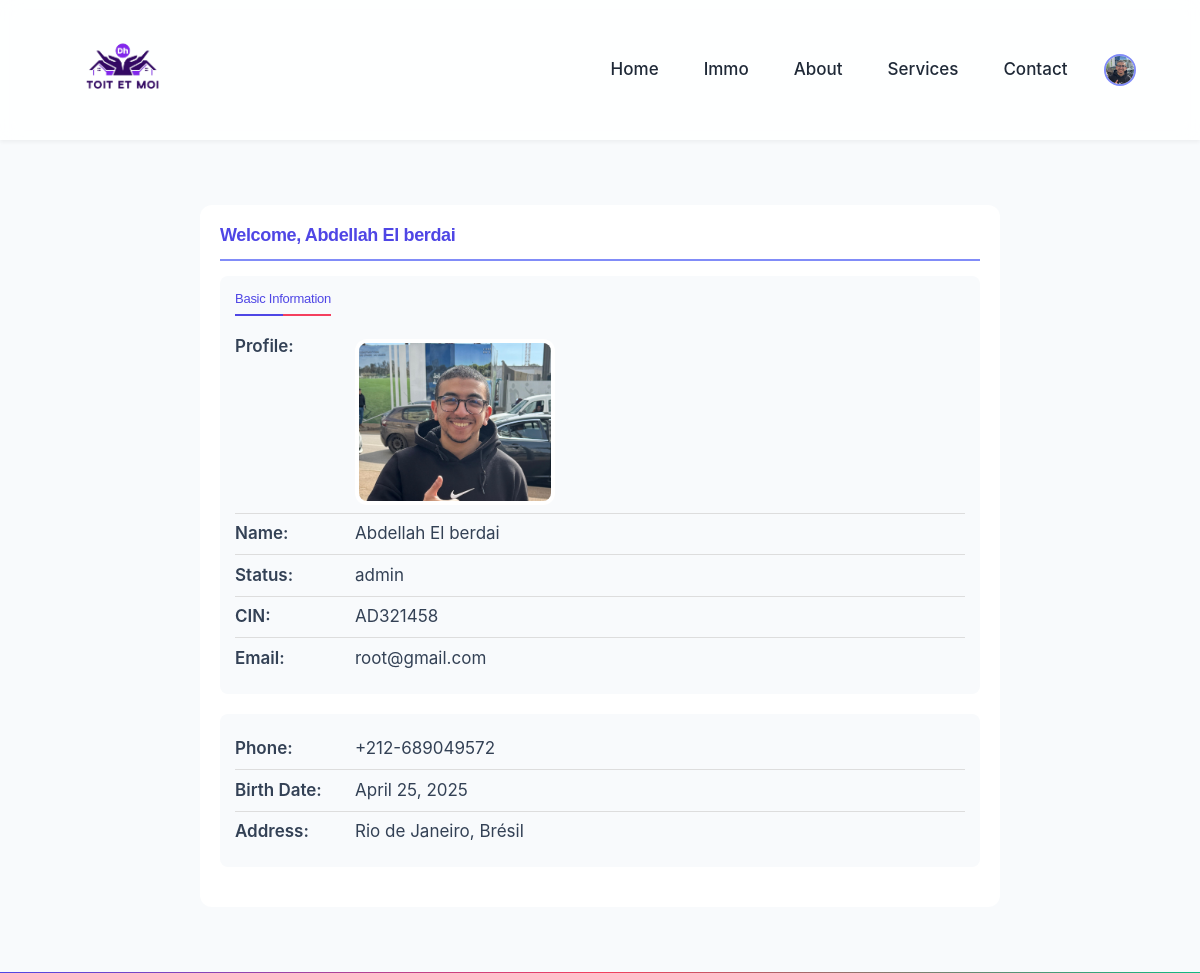
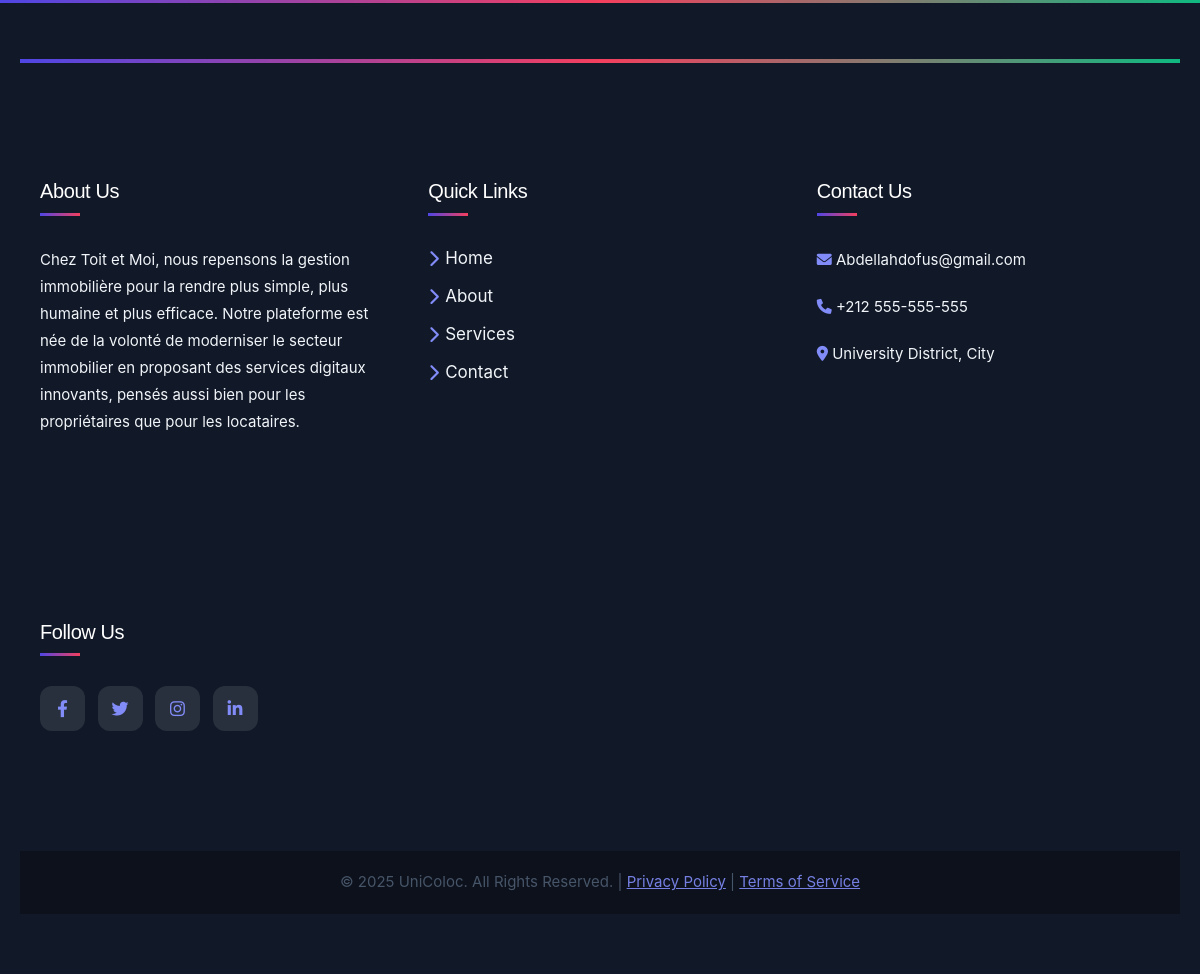
Screenshot of /profile/ (signed in) with the database file from the repository (2 pictures, top to bottom).
### app/models.py (models this page shows)
class CustomUser(AbstractUser):
    status = [
        ('entrepreneur', 'entrepreneur'),
        ('client', ' client'),
        ('admin','admin'),
        ('visiteur','visiteur')
    ]
    status = models.CharField(max_length=50, default='visiteur', choices=status)
    profile_picture = models.ImageField(upload_to='locataire_profile_pics/',default='locataire_profile_pics/Default.jpg', null=True, blank=True)
    phone_number = models.CharField(max_length=15, null=True, blank=True)
    date_of_birth = models.DateField(null=True, blank=True)
    address = models.CharField(max_length=255, null=True, blank=True)
    Carteid= models.CharField(max_length=100, null=True, blank=True)

### app/views.py (the view)
# urls.py: path('profile/', views.profile, name='profile'),
def profile(request):
        user = request.user
        role_data = None
        if user.status == 'entrepreneur':
            role_data = entrepreneur.objects.filter(user=user).first()
        elif user.status == 'client':
            role_data = client.objects.filter(user=user).first()
        return render(request, 'registration/profile.html', {
            'user': user,
            'role_data': role_data
        })

### app/context_processors.py (called while the page is built)
def unread_message_count(request):
    if request.user.is_authenticated:
        count = Message.objects.filter(recipient=request.user, is_read=False).count()
        return {'unread_message_count': count}
    return {}

### templates/registration/profile.html (shortened to what this page needs)
{% extends "base.html" %}
{% block content %}
<div class="profile-container">
  <div class="profile-header">
    <h2>Welcome, {{ user.first_name }} {{ user.last_name }}</h2>
  </div>
  <div class="profile-section">
    <h3>Basic Information</h3>
    <ul class="profile-data">
      {% if user.profile_picture %}
        <li>
          <strong>Profile:</strong>
          <div>
            <img src="{{ user.profile_picture.url }}" alt="Profile Picture" width="200" class="profile-picture">
          </div>
        </li>
      {% endif %}
      <li><strong>Name:</strong> {{ user.first_name }} {{ user.last_name }}</li>
      <li><strong>Status:</strong> {{ user.status }}</li>
      <li><strong>CIN:</strong> {{ user.Carteid }}</li>
      <li><strong>Email:</strong> {{ user.email }}</li>
    </ul>
  </div>
  {% if user.status == 'entrepreneur' or user.status == 'admin' %}
    <div class="profile-section">
      <ul class="profile-data">
        <li><strong>Phone:</strong> {{ user.phone_number }}</li>
        <li><strong>Birth Date:</strong> {{ user.date_of_birth }}</li>
        <li><strong>Address:</strong> {{ user.address }}</li>
      </ul>
    </div>
  {% else %}
    <div class="no-details">
      <p>No additional details found. check if you Completed your profile to add more information.</p>
    </div>
  {% endif %}
</div>
{% endblock %}

### templates/base.html (shortened to what this page needs)
{% load static %}
<!DOCTYPE html>
<html lang="en">
<head>
    <link rel="stylesheet" href="https://cdnjs.cloudflare.com/ajax/libs/font-awesome/6.0.0/css/all.min.css">
    <script src="https://cdn.tailwindcss.com"></script>
<link rel="stylesheet" href="https://cdn.jsdelivr.net/npm/flatpickr/dist/flatpickr.min.css">
    <link href="https://cdn.jsdelivr.net/npm/bootstrap@5.3.5/dist/css/bootstrap.min.css" rel="stylesheet">
</head>
<body>
  <body>
    <nav class="navbar">
        <div class="logo">
          <a href="{% url 'SayHello' %}">
            <img src="\media\photos\25\04\25\logo.png" alt="Toit et Moi">
          </a>
        </div>
        <ul class="nav-links" id="nav-links">
            <li><a href="{% url 'SayHello' %}">Home</a></li>
            <li><a href="{% url 'Products' %}">Immo</a></li>
            <li><a href="{% url 'Settings' %}">About</a></li>
            <li><a href="{% url 'Services' %}">Services</a></li>
            <li><a href="{% url 'Contact' %}">Contact</a></li>
            {% if user.is_authenticated %}
            <li class="relative">
              <a href="javascript:void(0)" id="profile-menu-toggle">
                <img src="{{ request.user.profile_picture.url }}"  alt="Profile Picture" class="w-12 h-12 rounded-full border-2 border-primary-light">
              </a>
          </li>
            {% else %}
            <li><a href="{% url 'Loginpage' %}">Login</a></li>
            <li><a href="{% url 'Register' %}">Register</a></li>
            {% endif %}
        </ul>
    </nav>
    <main>
        {% block content %}{% endblock content %}
    </main>
    <footer>
        <div class="footer-container">
          <footer>
            <div class="footer-container">
                <section class="footer-section">
                    <h4>About Us</h4>
                    <p>Chez Toit et Moi, nous repensons la gestion immobilière pour la rendre plus simple, plus humaine et plus efficace. Notre plateforme est née de la volonté de moderniser le secteur immobilier en proposant des services digitaux innovants, pensés aussi bien pour les propriétaires que pour les locataires.</p>
                </section>
                <section class="footer-section">
                    <h4>Quick Links</h4>
                    <ul>
                        <li><a href="{% url 'SayHello' %}"><i class="fas fa-chevron-right"></i> Home</a></li>
                        <li><a href="{% url 'Settings' %}"><i class="fas fa-chevron-right"></i> About</a></li>
                        <li><a href="{% url 'Services' %}"><i class="fas fa-chevron-right"></i> Services</a></li>
                        <li><a href="{% url 'Contact' %}"><i class="fas fa-chevron-right"></i> Contact</a></li>
                    </ul>
                </section>
                <section class="footer-section">
                    <h4>Contact Us</h4>
                    <p><i class="fas fa-envelope"></i> <a href="mailto:Abdellahdofus@gmail.com">Abdellahdofus@gmail.com</a></p>
                    <p><i class="fas fa-phone"></i> +212 555-555-555</p>
                    <p><i class="fas fa-map-marker-alt"></i> University District, City</p>
                </section>
                <section class="footer-section">
                    <h4>Follow Us</h4>
                    <div class="social-media">
                        <a href="https://facebook.com" target="_blank" aria-label="Facebook"><i class="fab fa-facebook-f"></i></a>
                        <a href="https://twitter.com" target="_blank" aria-label="Twitter"><i class="fab fa-twitter"></i></a>
                        <a href="https://instagram.com" target="_blank" aria-label="Instagram"><i class="fab fa-instagram"></i></a>
                        <a href="https://linkedin.com" target="_blank" aria-label="LinkedIn"><i class="fab fa-linkedin-in"></i></a>
                    </div>
                </section>
            </div>
            <div class="footer-bottom">
                <p>&copy; 2025 UniColoc. All Rights Reserved. | <a href="#">Privacy Policy</a> | <a href="#">Terms of Service</a></p>
            </div>
        </footer>
        </div>
    </footer>
</head>

### templates/registration/profile.html (style rules this page uses)
:root { --primary-color: #4f46e5; --primary-hover: #4338ca; --secondary-color: #10b981; --secondary-hover: #0ea25f; --accent-color: #f43f5e; --dark-color: #1f2937; --darker-color: #111827; --light-color: #f8fafc; --light-gray: #f1f5f9; --medium-gray: #94a3b8; --dark-gray: #475569; --text-color: #334155; --light-text: #ffffff; --text-dark: #222222; --text-light: #717171; --text-very-light: #888888; --border-color: #DDDDDD; --background-light: #F7F7F7; --shadow: 0 2px 12px rgba(0, 0, 0, 0.08); font-family: 'Circular', -apple-system, BlinkMacSystemFont, Roboto, 'Helvetica Neue', sans-serif; }
.profile-container { max-width: 800px; margin: 2rem auto; padding: 2rem; background-color: #ffffff; border-radius: 12px; box-shadow: var(--shadow-lg); transition: transform 0.3s ease; }
.profile-header { display: flex; justify-content: space-between; align-items: center; border-bottom: 2px solid var(--primary-light); padding-bottom: 1.25rem; margin-bottom: 1.5rem; }
.profile-header h2 { color: var(--primary-dark); font-size: 1.8rem; font-weight: 700; margin: 0; }
.profile-section { margin-bottom: 2rem; background-color: #f8fafc; border-radius: 8px; padding: 1.5rem; box-shadow: var(--shadow-sm); transition: all 0.2s ease; }
.profile-section h3 { color: var(--primary-color); font-size: 1.3rem; margin-top: 0; margin-bottom: 1rem; padding-bottom: 0.75rem; border-bottom: 2px solid var(--accent-color); position: relative; display: inline-block; }
.profile-section h3::after { content: ''; position: absolute; bottom: -2px; left: 0; width: 50%; height: 2px; background-color: var(--primary-dark); }
.profile-data { list-style: none; padding: 0; margin: 0; }
.profile-data li { padding: 0.75rem 0; display: flex; align-items: flex-start; border-bottom: 1px solid var(--border-color); transition: background-color 0.2s ease; }
.profile-data li:last-child { border-bottom: none; }
.profile-data li strong { width: 120px; display: inline-block; color: var(--text-secondary); font-weight: 600; padding-right: 1rem; }
.profile-picture { border-radius: 12px; border: 4px solid #fff; box-shadow: var(--shadow-md); margin-top: 0.5rem; transition: all 0.3s ease; max-width: 200px; height: auto; object-fit: cover; }

### rows the page displays
CustomUser: user.profile_picture (picture), first_name "Abdellah", last_name "El berdai", profile_picture (picture), status "admin", Carteid "AD321458", email "root@gmail.com", phone_number "+212-689049572", date_of_birth "April 25, 2025", address "Rio de Janeiro, Brésil"
